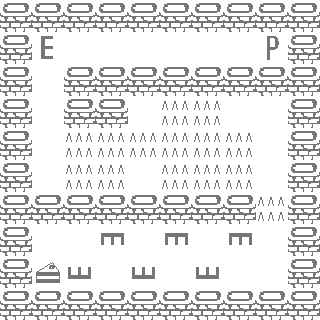

The image is a tile-based game level rendered from a .tmx file. Its description and complete source (layers, tilesets, objects, tile grids) follow:
An orthogonal 10x10 tile map with 32x32 px tiles, 1 tile layer (Tile Layer 1).

<map version="1.2" tiledversion="2020.04.10" orientation="orthogonal" renderorder="right-down" width="10" height="10" tilewidth="32" tileheight="32" infinite="0" nextlayerid="2" nextobjectid="1">
 <editorsettings>
  <export target="Lua Levels/level4.lua" format="lua" />
 </editorsettings>
 <properties>
  <property name="description" value="You can Cross enemies" />
 </properties>
 <tileset firstgid="1" source="Walls baba is you.tsx" />
 <layer id="1" name="Tile Layer 1" width="10" height="10">
  <data>
   <tile gid="2" />
   <tile gid="2" />
   <tile gid="2" />
   <tile gid="2" />
   <tile gid="2" />
   <tile gid="2" />
   <tile gid="2" />
   <tile gid="2" />
   <tile gid="2" />
   <tile gid="2" />
   <tile gid="2" />
   <tile gid="4" />
   <tile gid="1" />
   <tile gid="1" />
   <tile gid="1" />
   <tile gid="1" />
   <tile gid="1" />
   <tile gid="1" />
   <tile gid="3" />
   <tile gid="2" />
   <tile gid="2" />
   <tile gid="1" />
   <tile gid="2" />
   <tile gid="2" />
   <tile gid="2" />
   <tile gid="2" />
   <tile gid="2" />
   <tile gid="2" />
   <tile gid="2" />
   <tile gid="2" />
   <tile gid="2" />
   <tile gid="1" />
   <tile gid="2" />
   <tile gid="2" />
   <tile gid="1" />
   <tile gid="8" />
   <tile gid="8" />
   <tile gid="1" />
   <tile gid="1" />
   <tile gid="2" />
   <tile gid="2" />
   <tile gid="1" />
   <tile gid="8" />
   <tile gid="8" />
   <tile gid="8" />
   <tile gid="8" />
   <tile gid="8" />
   <tile gid="8" />
   <tile gid="1" />
   <tile gid="2" />
   <tile gid="2" />
   <tile gid="1" />
   <tile gid="8" />
   <tile gid="8" />
   <tile gid="1" />
   <tile gid="8" />
   <tile gid="8" />
   <tile gid="8" />
   <tile gid="1" />
   <tile gid="2" />
   <tile gid="2" />
   <tile gid="2" />
   <tile gid="2" />
   <tile gid="2" />
   <tile gid="2" />
   <tile gid="2" />
   <tile gid="2" />
   <tile gid="2" />
   <tile gid="8" />
   <tile gid="2" />
   <tile gid="2" />
   <tile gid="1" />
   <tile gid="1" />
   <tile gid="5" />
   <tile gid="1" />
   <tile gid="5" />
   <tile gid="1" />
   <tile gid="5" />
   <tile gid="1" />
   <tile gid="2" />
   <tile gid="2" />
   <tile gid="9" />
   <tile gid="7" />
   <tile gid="1" />
   <tile gid="7" />
   <tile gid="1" />
   <tile gid="7" />
   <tile gid="1" />
   <tile gid="1" />
   <tile gid="2" />
   <tile gid="2" />
   <tile gid="2" />
   <tile gid="2" />
   <tile gid="2" />
   <tile gid="2" />
   <tile gid="2" />
   <tile gid="2" />
   <tile gid="2" />
   <tile gid="2" />
   <tile gid="2" />
  </data>
 </layer>
</map>
